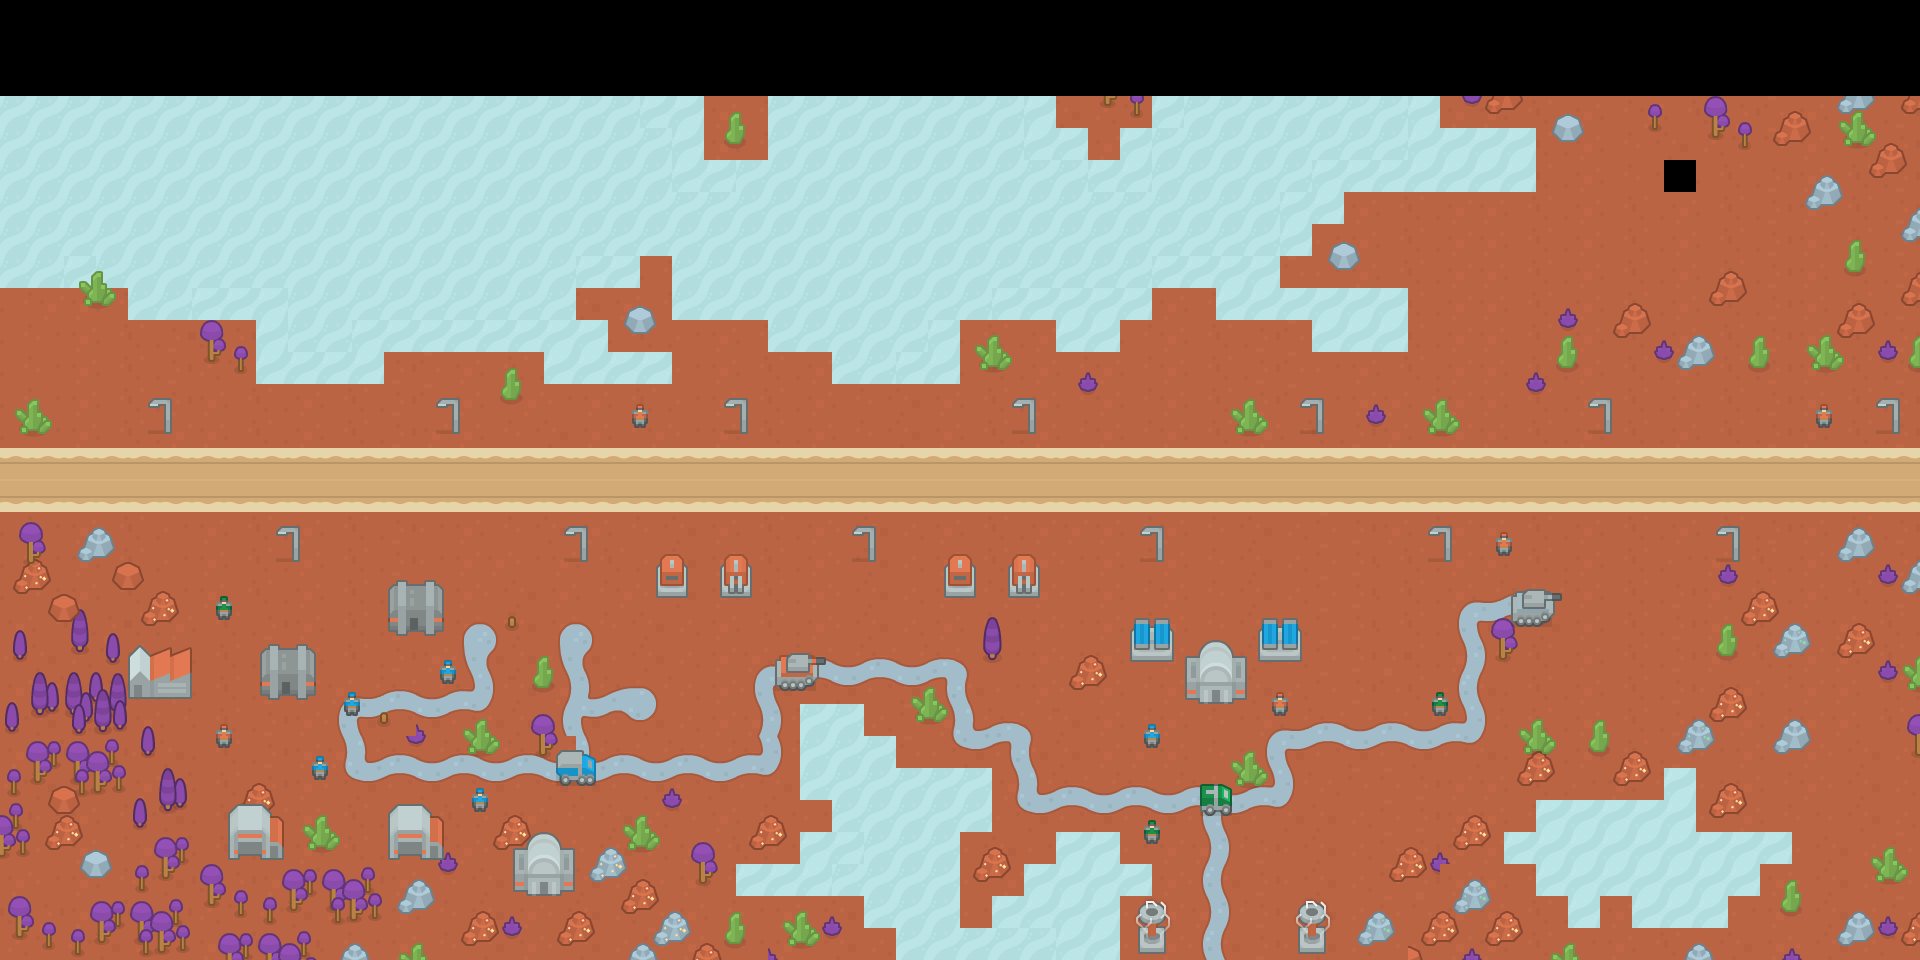

The image is a tile-based game level rendered from a .tmx file. Its description and source (layers, tilesets, objects; grid data summarised) follow:
An orthogonal 60x30 tile map with 32x32 px tiles, 4 tile layers (Tile Layer 1, Tile Layer 2, Tile Layer 3, Tile Layer 4), 3 tilesets and 2 objects (0, 1).

<map version="1.2" tiledversion="1.2.4" orientation="orthogonal" renderorder="right-down" width="60" height="30" tilewidth="32" tileheight="32" infinite="0" nextlayerid="19" nextobjectid="5">
 <tileset firstgid="1" source="scifi_tilesheet.tsx" />
 <tileset firstgid="505" source="tileSand_roadEast.tsx" />
 <tileset firstgid="509" source="Preview_KenneyNL.tsx" />
 <layer id="9" name="Tile Layer 1" width="60" height="30">
  <data>[1800 cells, 1619 non-empty, 8 distinct tile ids]</data>
 </layer>
 <layer id="14" name="Tile Layer 2" width="60" height="30">
  <data>[1800 cells, 520 non-empty, 88 distinct tile ids]</data>
 </layer>
 <layer id="15" name="Tile Layer 3" width="60" height="30">
  <data>[1800 cells, 567 non-empty, 62 distinct tile ids]</data>
 </layer>
 <layer id="16" name="Tile Layer 4" width="60" height="30">
  <data>[1800 cells, 240 non-empty, 77 distinct tile ids]</data>
 </layer>
 <objectgroup id="18" name="NAVIGATION_LAYER">
  <object id="3" name="0" x="4.66667" y="480">
   <point />
  </object>
  <object id="4" name="1" x="1800.48" y="482.848">
   <point />
  </object>
 </objectgroup>
</map>
